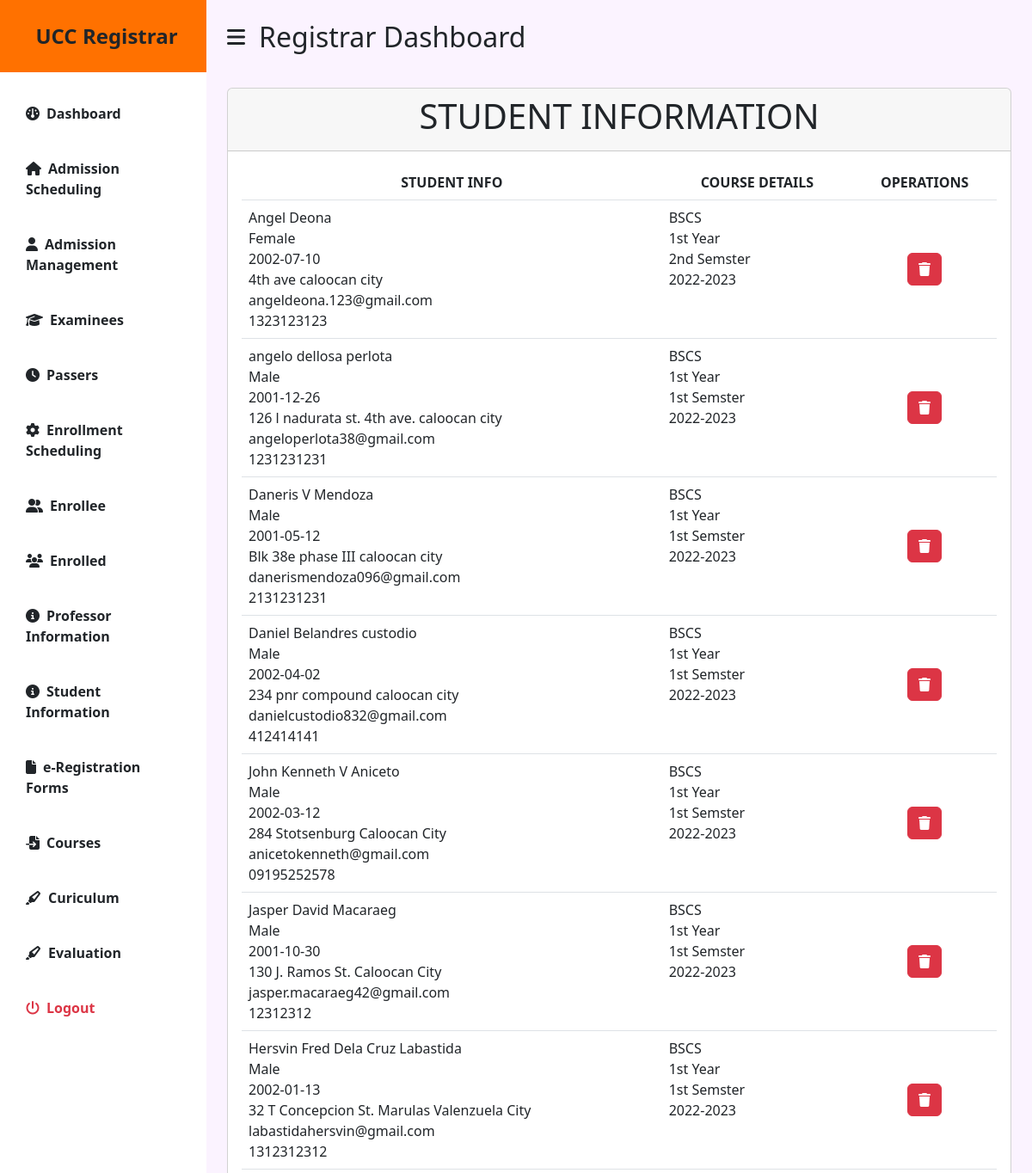
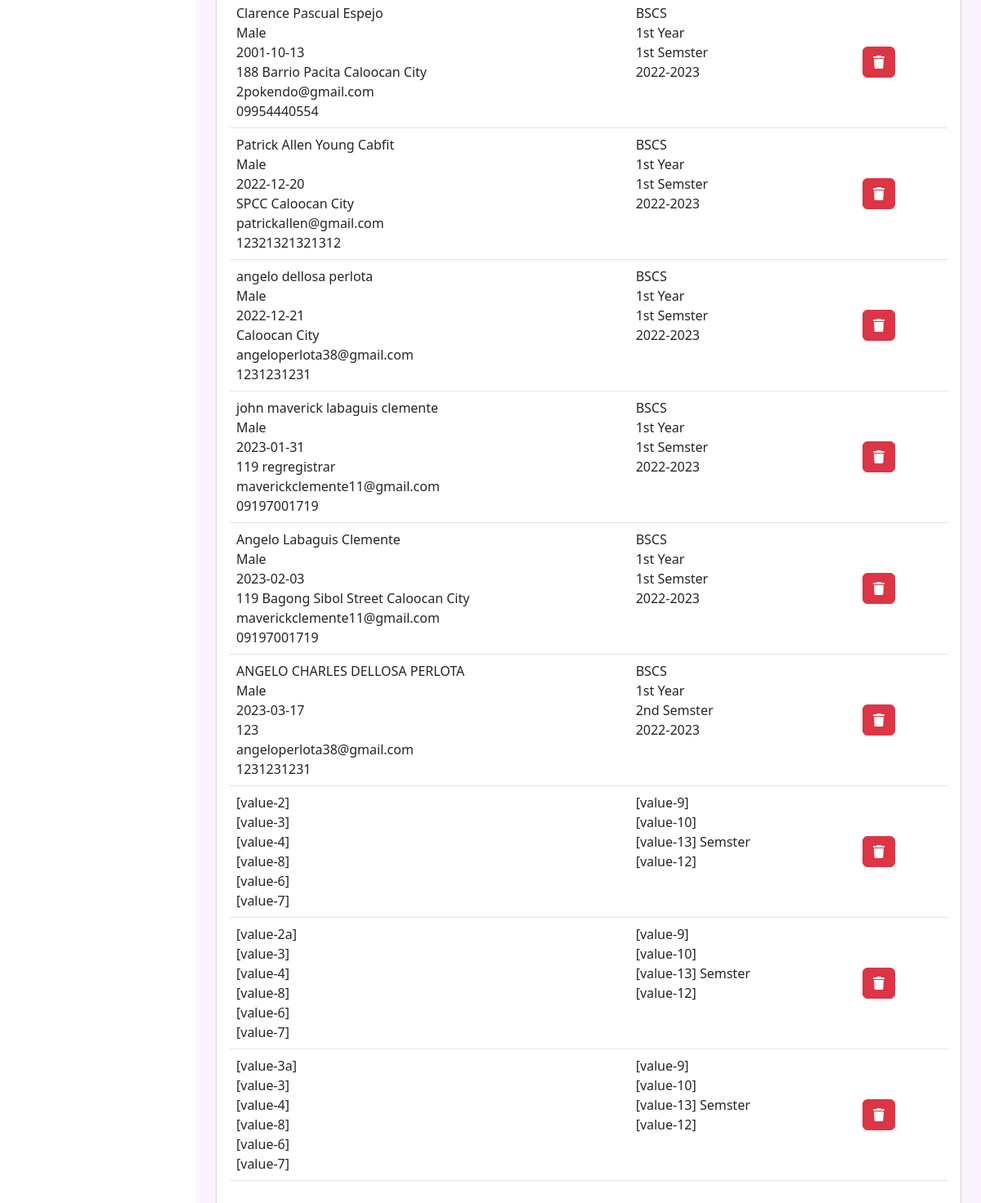
Page /organizeregistrar/STUDENTINFO.php on the committed database (2 pictures, top to bottom).
### tables this page shows
CREATE TABLE `uccp_studentinfo` (
  `id` int(11) NOT NULL,
  `name` varchar(255) NOT NULL,
  `gender` varchar(255) NOT NULL,
  `birthday` varchar(255) NOT NULL,
  `email` varchar(255) NOT NULL,
  `phone` varchar(255) NOT NULL,
  `address` varchar(255) NOT NULL,
  `course` varchar(255) NOT NULL,
  `year` varchar(255) NOT NULL,
  `section` varchar(255) NOT NULL,
  `schoolyear` varchar(255) NOT NULL,
  `sem` varchar(255) NOT NULL,
  `picture` varchar(255) NOT NULL,
  `diploma` varchar(255) NOT NULL,
  `goodmoral` varchar(255) NOT NULL,
  `psa` varchar(255) NOT NULL,
  `card` varchar(255) NOT NULL,
  `proof` varchar(255) NOT NULL,
  `erf` varchar(255) NOT NULL,
  `records` varchar(255) NOT NULL,
  `status` varchar(255) NOT NULL,
  `username` varchar(255) NOT NULL,
  `password` varchar(255) NOT NULL,
  `account_type` varchar(255) NOT NULL
);

### organizeregistrar/STUDENTINFO.php (the view, shortened to what this page needs)
<?php
include 'include/header.php';
include 'include/config.php';
?>
  <?php include 'include/sidebar.php'; ?>
  <div id="page-content-wrapper">
    <nav class="navbar navbar-expand-lg navbar-light bg-transparent py-4 px-4">
      <div class="d-flex align-items-center">
        <i class="fas fa-bars primary-text fs-4 me-3" id="menu-toggle"></i>
        <h2 class="fs-2 m-0">Registrar Dashboard</h2>
      </div>
    </nav>
  <div class="container py-3 ">
    <div class="row">
      <div class="col-md-12">
        <div class="container">
        <div class="card ">
          <div class="card-header">
            <h1 class="text-center">STUDENT INFORMATION</h1>
          </div>
          <div class="card-body">
            <?php
            $sql= "SELECT * FROM `uccp_studentinfo`";
            $result= mysqli_query($conn,$sql);
            ?>
            <table class="table text-center cell-border table-hover" id="s">
              <thead class = "text-center">
                <tr>
                  <th  class="text-center" >STUDENT INFO</th>
                  <th  class="text-center" >COURSE DETAILS</th>
                  <th  class="text-center" >OPERATIONS</th>
                </tr>
              </thead>
              <?php  while($row = mysqli_fetch_array($result)) {?>
                <tr align="justify" id="row<?php echo $row['id'] ?>">
                  <td><?php echo $row['name'] ?><br><?php echo $row['gender'] ?> <br> <?php echo $row['birthday'] ?> <br> <?php echo $row['address'] ?> <br> <?php echo $row['email'] ?> <br> <?php echo $row['phone'] ?> </td>
                  <td><?php echo $row['course'] ?> <br> <?php echo $row['year'] ?> <br><?php echo $row['sem'] ?> Semster <br> <?php echo $row['schoolyear'] ?></td>
                  <td  class="text-center align-middle" >
                    <button class="btn btn-danger" onclick="rejectStudent(<?php echo $row['id'];?>)"><i class="fa-sharp fa-solid fa-trash"></i></button></td>
                  </tr>
                <?php }?>
              </table>
            </div>
          </div>
        </div>
      </div>
    </div>
    </div>
    <?php
    include 'include/footer.php';
    ?>

### organizeregistrar/registrar3.css (style rules this page uses)
#page-content-wrapper { min-width: 100vw; }
#menu-toggle { cursor: pointer; }
@media (min-width: 768px) { #page-content-wrapper { min-width: 0; width: 100%; } }

### rows in the picture
uccp_studentinfo: name "Angel Deona", gender "Female", birthday "2002-07-10", address "4th ave caloocan city", email "angeldeona.123@gmail.com", phone "1323123123", course "BSCS", year "1st Year", sem "2nd", schoolyear "2022-2023"
uccp_studentinfo: name "angelo dellosa perlota", gender "Male", birthday "2001-12-26", address "126 l nadurata st. 4th ave. caloocan city", email "angeloperlota38@gmail.com", phone "1231231231", course "BSCS", year "1st Year", sem "1st", schoolyear "2022-2023"
uccp_studentinfo: name "Daneris V Mendoza", gender "Male", birthday "2001-05-12", address "Blk 38e phase III caloocan city", email "danerismendoza096@gmail.com", phone "2131231231", course "BSCS", year "1st Year", sem "1st", schoolyear "2022-2023"
uccp_studentinfo: name "Daniel Belandres custodio", gender "Male", birthday "2002-04-02", address "234 pnr compound caloocan city", email "danielcustodio832@gmail.com", phone "412414141", course "BSCS", year "1st Year", sem "1st", schoolyear "2022-2023"
uccp_studentinfo: name "John Kenneth V Aniceto", gender "Male", birthday "2002-03-12", address "284 Stotsenburg Caloocan City", email "anicetokenneth@gmail.com", phone "09195252578", course "BSCS", year "1st Year", sem "1st", schoolyear "2022-2023"
uccp_studentinfo: name "Jasper David Macaraeg", gender "Male", birthday "2001-10-30", address "130 J. Ramos St. Caloocan City", email "jasper.macaraeg42@gmail.com", phone "12312312", course "BSCS", year "1st Year", sem "1st", schoolyear "2022-2023"
uccp_studentinfo: name "Hersvin Fred Dela Cruz Labastida", gender "Male", birthday "2002-01-13", address "32 T Concepcion St. Marulas Valenzuela City", email "labastidahersvin@gmail.com", phone "1312312312", course "BSCS", year "1st Year", sem "1st", schoolyear "2022-2023"
uccp_studentinfo: name "Clarence Pascual Espejo", gender "Male", birthday "2001-10-13", address "188 Barrio Pacita Caloocan City", email "2pokendo@gmail.com", phone "09954440554", course "BSCS", year "1st Year", sem "1st", schoolyear "2022-2023"
uccp_studentinfo: name "Patrick Allen Young Cabfit", gender "Male", birthday "2022-12-20", address "SPCC Caloocan City", email "patrickallen@gmail.com", phone "12321321321312", course "BSCS", year "1st Year", sem "1st", schoolyear "2022-2023"
uccp_studentinfo: name "angelo dellosa perlota", gender "Male", birthday "2022-12-21", address "Caloocan City", email "angeloperlota38@gmail.com", phone "1231231231", course "BSCS", year "1st Year", sem "1st", schoolyear "2022-2023"
uccp_studentinfo: name "john maverick labaguis clemente", gender "Male", birthday "2023-01-31", address "119 regregistrar", email "maverickclemente11@gmail.com", phone "09197001719", course "BSCS", year "1st Year", sem "1st", schoolyear "2022-2023"
uccp_studentinfo: name "Angelo Labaguis Clemente", gender "Male", birthday "2023-02-03", address "119 Bagong Sibol Street Caloocan City", email "maverickclemente11@gmail.com", phone "09197001719", course "BSCS", year "1st Year", sem "1st", schoolyear "2022-2023"
uccp_studentinfo: name "ANGELO CHARLES DELLOSA PERLOTA", gender "Male", birthday "2023-03-17", address "123", email "angeloperlota38@gmail.com", phone "1231231231", course "BSCS", year "1st Year", sem "2nd", schoolyear "2022-2023"
uccp_studentinfo: name "[value-2]", gender "[value-3]", birthday "[value-4]", address "[value-8]", email "[value-6]", phone "[value-7]", course "[value-9]", year "[value-10]", sem "[value-13]", schoolyear "[value-12]"
uccp_studentinfo: name "[value-2a]", gender "[value-3]", birthday "[value-4]", address "[value-8]", email "[value-6]", phone "[value-7]", course "[value-9]", year "[value-10]", sem "[value-13]", schoolyear "[value-12]"
uccp_studentinfo: name "[value-3a]", gender "[value-3]", birthday "[value-4]", address "[value-8]", email "[value-6]", phone "[value-7]", course "[value-9]", year "[value-10]", sem "[value-13]", schoolyear "[value-12]"
